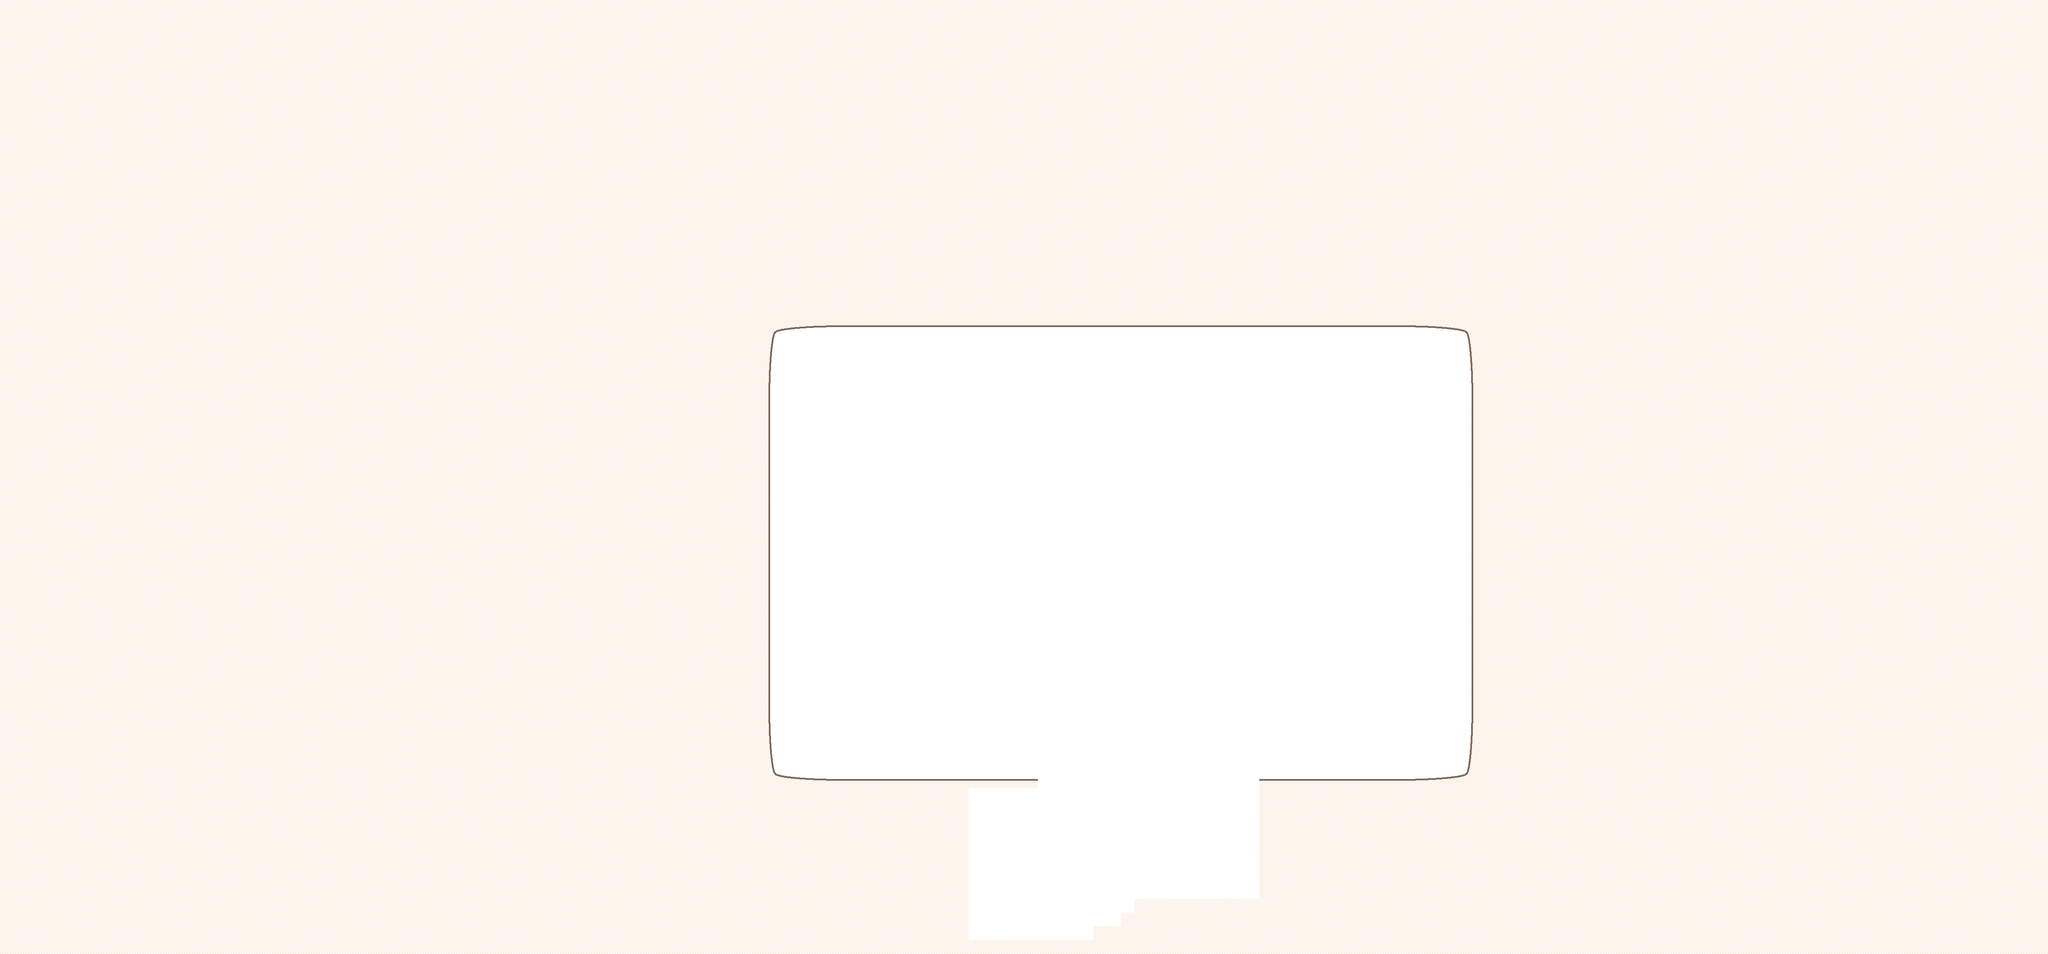

The image is a tile-based game level rendered from a .tmx file. Its description and source (layers, tilesets, objects; grid data summarised) follow:
An orthogonal 148x69 tile map with 32x32 px tiles, 2 tile layers (Tile Layer 1, Tile Layer 7), 5 hidden layers not drawn, 3 tilesets.

<map version="1.8" tiledversion="1.8.4" orientation="orthogonal" renderorder="right-down" width="148" height="69" tilewidth="32" tileheight="32" infinite="0" nextlayerid="10" nextobjectid="1">
 <tileset firstgid="1" source="whiteboard objects.tsx" />
 <tileset firstgid="6451" source="whiteboard_bg.tsx" />
 <tileset firstgid="6707" source="whiteboard big objects 2x.tsx" />
 <layer id="1" name="Tile Layer 1" width="148" height="69">
  <data>[10212 cells, 10212 non-empty, 4 distinct tile ids]</data>
 </layer>
 <layer id="9" name="Tile Layer 7" width="148" height="69">
  <data>[10212 cells, 152 non-empty, 12 distinct tile ids]</data>
 </layer>
 <layer id="8" name="Tile Layer 7" width="148" height="69" visible="0">
  <data>[10212 cells, 49 non-empty, 18 distinct tile ids]</data>
 </layer>
 <layer id="7" name="Tile Layer 6" width="148" height="69" visible="0">
  <data>[10212 cells, 197 non-empty, 119 distinct tile ids]</data>
 </layer>
 <layer id="2" name="Tile Layer 2" width="148" height="69" visible="0">
  <data>[10212 cells, 299 non-empty, 220 distinct tile ids]</data>
 </layer>
 <layer id="3" name="Tile Layer 3" width="148" height="69" visible="0">
  <data>[10212 cells, 352 non-empty, 270 distinct tile ids]</data>
 </layer>
 <layer id="6" name="Beeg obj" width="148" height="69" visible="0">
  <data>[10212 cells, 119 non-empty, 119 distinct tile ids]</data>
 </layer>
</map>
